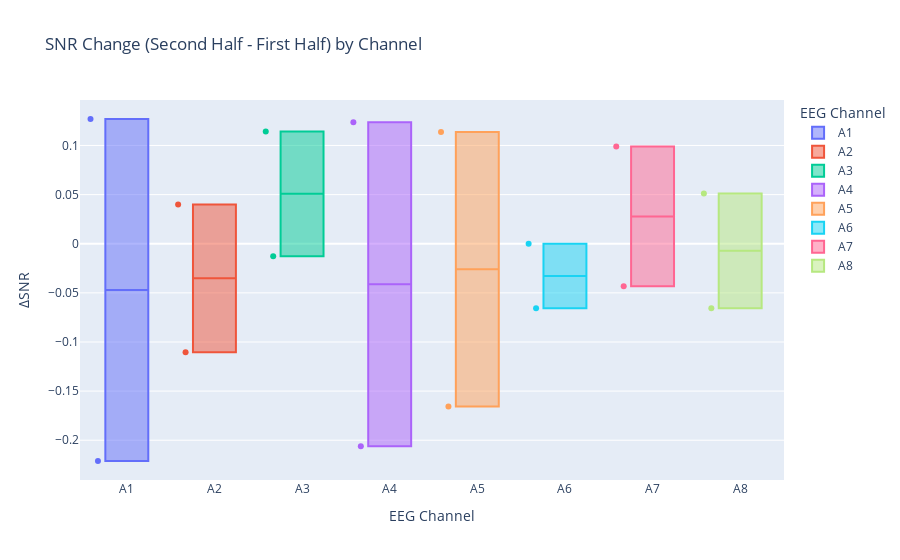

The code cell stored with this chart in its notebook:
### Code cell
# Process recordings
def process_recording(active_recording):
    """
    Loop through all recordings
    for index, row in sessions.iterrows():
        process_recording(row)
    """
    # Filter the otree log
    otree_active = otree_df[otree_df['participant.token']==active_recording.ID].reset_index(drop=True)
    # display(otree_active)

    # Extract timings (2 different options)
    timestamps = get_actionlog_times(otree_active)
    # Filter for the active recording
    # timestamps = timestamps[timestamps.rec==active_recording.Run]
    timestamps = timestamps.loc[timestamps['rec'] == active_recording.Run].copy()
    
    # Load EEG data
    rec_folder = main_folder + active_recording.Rec_folder
    eeg, load_report_dict = flows.load_exg_streams_data(rec_folder, chanlist=chans, report=False, cleanFile=True)

    # Now annotate (add condition timings) and cut the EEG Data
    eeg = label_data(eeg, timestamps, cut=True, report=False)
    
    # TODO: Process signals now and extract features of interest
    # TODO: Berger effect during EC/EO rest
    # - So far only visualization
    # - Can use flows.get_channel_band_power() to extract band powers instead
    
    # TODO: ASSR during rest
    # - Not yet checked for correctness...
    # Filter for EC/EO conditions
    wanted = {"headphones_setup_ec_1", "headphones_setup_eo_1"}
    eo_ec_signals = eeg[eeg["Condition"].isin(wanted)]
    # Do for each channel and condition
    # print(eeg['Condition'])  TODO: Wollen wir uns hier nicht eigtl. nur die setups anschauen oder auch "click_task_ec.." ?
    # print( "signals:",  eo_ec_signals)
    eo_ec_signals = eo_ec_signals.drop(['TS_UNIX'], axis=1).melt(id_vars="Condition", value_vars=chans, var_name="Channel", value_name="mV")
    
    snr_df = (
        eo_ec_signals
        .groupby(["Condition", "Channel"])
        .apply(lambda group: get_assr_snr(group), include_groups=False)
        .reset_index()
    )
    snr_df

    # Add the SNR difference to the DataFrame
    snr_df["SNR_Diff"] = snr_df["SNR_Second_Half"] - snr_df["SNR_First_Half"]
    
    # TODO: Other features...
    return eeg, snr_df, load_report_dict

# Process the recordings by looping through the mapping file
# For a single participant
active_recording = sessions.iloc[9]
eeg, snr_df, load_report_dict = process_recording(active_recording)


fig = px.box(
    snr_df,
    x="Channel",
    y="SNR_Diff",
    points="all",  # show individual data points
    color="Channel",  # optional: adds color by channel
    title="SNR Change (Second Half - First Half) by Channel",
    labels={"SNR_Diff": "ΔSNR", "Channel": "EEG Channel"}
)

fig.show()

print('--- All done!\n')

### Figure 1 — Plotly figure (JSON) as saved in the notebook; plotly's stock layout.template omitted (floating-point values rounded to 4 significant figures)
{"data": [{"alignmentgroup": "True", "boxpoints": "all", "hovertemplate": "EEG Channel=%{x}<br>ΔSNR=%{y}<extra></extra>", "legendgroup": "A1", "marker": {"color": "#636efa"}, "name": "A1", "notched": false, "offsetgroup": "A1", "orientation": "v", "showlegend": true, "type": "box", "x": ["A1", "A1"], "x0": " ", "xaxis": "x", "y": [0.127, -0.2212], "y0": " ", "yaxis": "y"}, {"alignmentgroup": "True", "boxpoints": "all", "hovertemplate": "EEG Channel=%{x}<br>ΔSNR=%{y}<extra></extra>", "legendgroup": "A2", "marker": {"color": "#EF553B"}, "name": "A2", "notched": false, "offsetgroup": "A2", "orientation": "v", "showlegend": true, "type": "box", "x": ["A2", "A2"], "x0": " ", "xaxis": "x", "y": [0.03987, -0.1104], "y0": " ", "yaxis": "y"}, {"alignmentgroup": "True", "boxpoints": "all", "hovertemplate": "EEG Channel=%{x}<br>ΔSNR=%{y}<extra></extra>", "legendgroup": "A3", "marker": {"color": "#00cc96"}, "name": "A3", "notched": false, "offsetgroup": "A3", "orientation": "v", "showlegend": true, "type": "box", "x": ["A3", "A3"], "x0": " ", "xaxis": "x", "y": [-0.01263, 0.1142], "y0": " ", "yaxis": "y"}, {"alignmentgroup": "True", "boxpoints": "all", "hovertemplate": "EEG Channel=%{x}<br>ΔSNR=%{y}<extra></extra>", "legendgroup": "A4", "marker": {"color": "#ab63fa"}, "name": "A4", "notched": false, "offsetgroup": "A4", "orientation": "v", "showlegend": true, "type": "box", "x": ["A4", "A4"], "x0": " ", "xaxis": "x", "y": [0.1237, -0.2063], "y0": " ", "yaxis": "y"}, {"alignmentgroup": "True", "boxpoints": "all", "hovertemplate": "EEG Channel=%{x}<br>ΔSNR=%{y}<extra></extra>", "legendgroup": "A5", "marker": {"color": "#FFA15A"}, "name": "A5", "notched": false, "offsetgroup": "A5", "orientation": "v", "showlegend": true, "type": "box", "x": ["A5", "A5"], "x0": " ", "xaxis": "x", "y": [0.1138, -0.1657], "y0": " ", "yaxis": "y"}, {"alignmentgroup": "True", "boxpoints": "all", "hovertemplate": "EEG Channel=%{x}<br>ΔSNR=%{y}<extra></extra>", "legendgroup": "A6", "marker": {"color": "#19d3f3"}, "name": "A6", "notched": false, "offsetgroup": "A6", "orientation": "v", "showlegend": true, "type": "box", "x": ["A6", "A6"], "x0": " ", "xaxis": "x", "y": [-0.06563, 0.0], "y0": " ", "yaxis": "y"}, {"alignmentgroup": "True", "boxpoints": "all", "hovertemplate": "EEG Channel=%{x}<br>ΔSNR=%{y}<extra></extra>", "legendgroup": "A7", "marker": {"color": "#FF6692"}, "name": "A7", "notched": false, "offsetgroup": "A7", "orientation": "v", "showlegend": true, "type": "box", "x": ["A7", "A7"], "x0": " ", "xaxis": "x", "y": [0.0989, -0.04335], "y0": " ", "yaxis": "y"}, {"alignmentgroup": "True", "boxpoints": "all", "hovertemplate": "EEG Channel=%{x}<br>ΔSNR=%{y}<extra></extra>", "legendgroup": "A8", "marker": {"color": "#B6E880"}, "name": "A8", "notched": false, "offsetgroup": "A8", "orientation": "v", "showlegend": true, "type": "box", "x": ["A8", "A8"], "x0": " ", "xaxis": "x", "y": [0.05104, -0.06557], "y0": " ", "yaxis": "y"}], "layout": {"boxmode": "overlay", "legend": {"title": {"text": "EEG Channel"}, "tracegroupgap": 0}, "title": {"text": "SNR Change (Second Half - First Half) by Channel"}, "xaxis": {"anchor": "y", "categoryarray": ["A1", "A2", "A3", "A4", "A5", "A6", "A7", "A8"], "categoryorder": "array", "domain": [0, 1], "title": {"text": "EEG Channel"}}, "yaxis": {"anchor": "x", "domain": [0, 1], "title": {"text": "ΔSNR"}}}}
